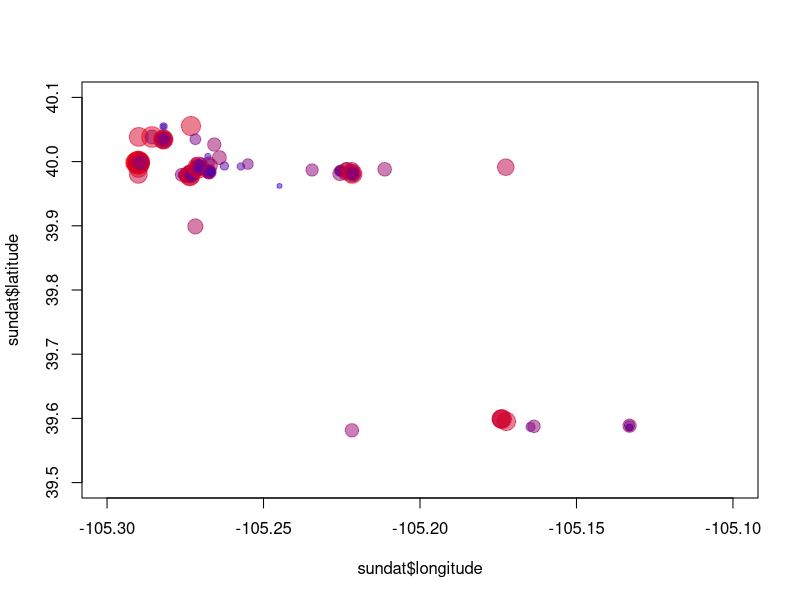

Recreate this plot in R.
## ---- chunk 1
#your code here
sundat <- read.csv("all_sunflowerv2.csv", header = T)

## ---- chunk 2
#your code here
headsort <- log10(sundat$heads)
rampcol <- colorRamp(c("blue","red"))
head_vals <- (headsort - min(headsort)) / diff(range(headsort))
colz <- rgb(rampcol(head_vals), maxColorValue=256, alpha = 256/2)

plot(sundat$longitude, sundat$latitude, cex = log(sundat$heads, base = 5),
     xlim=c(-105.3, -105.1), ylim=c(39.5,40.1), pch=19, col = colz)
## ---- chunk 3
#your code here


## ---- chunk 4
#your code here


## ---- chunk 5
#your code here


## ---- chunk 6
#your code here


